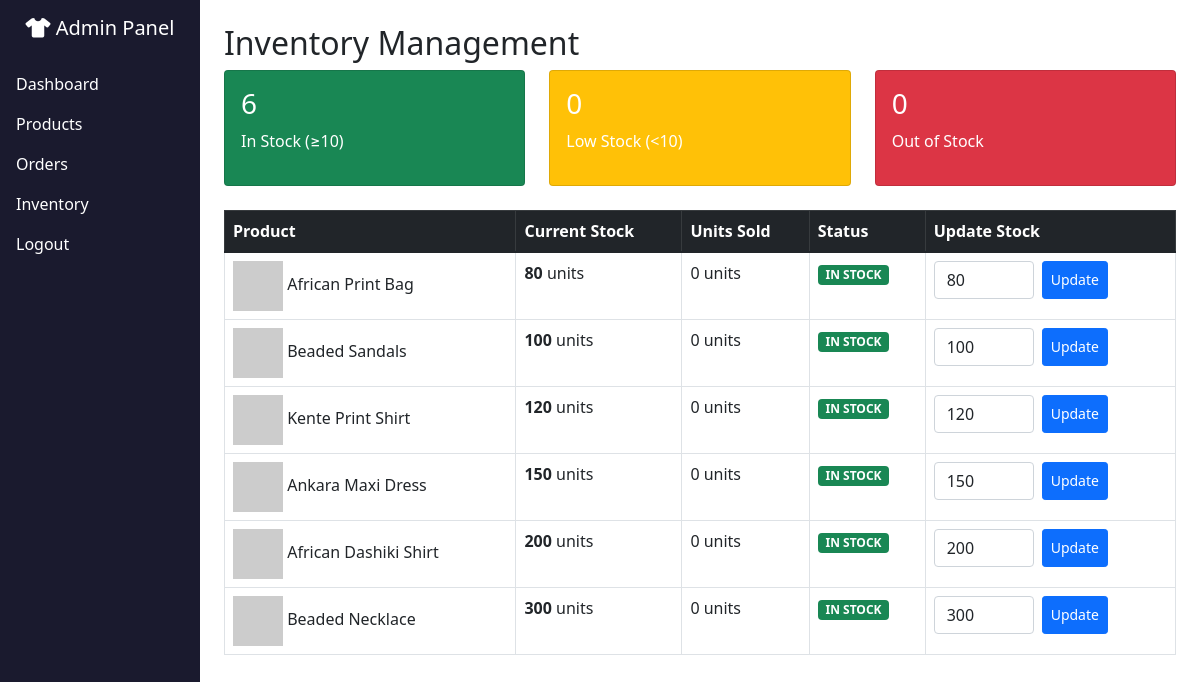
Screenshot of /admin/inventory.php (signed in) with the database file from the repository.
### tables this page shows
CREATE TABLE products (
    id INT AUTO_INCREMENT PRIMARY KEY,
    name VARCHAR(255) NOT NULL,
    slug VARCHAR(255) UNIQUE NOT NULL,
    description TEXT,
    short_description VARCHAR(500),
    price_usd DECIMAL(10,2) NOT NULL,
    compare_price_usd DECIMAL(10,2) DEFAULT NULL,
    category_id INT,
    brand VARCHAR(100),
    sizes VARCHAR(200),
    colors VARCHAR(200),
    stock_quantity INT DEFAULT 0,
    sku VARCHAR(100) UNIQUE,
    images TEXT,
    featured BOOLEAN DEFAULT 0,
    trending BOOLEAN DEFAULT 0,
    best_seller BOOLEAN DEFAULT 0,
    new_arrival BOOLEAN DEFAULT 0,
    sold_count INT DEFAULT 0,
    views INT DEFAULT 0,
    status ENUM('active','inactive') DEFAULT 'active',
    created_at TIMESTAMP DEFAULT CURRENT_TIMESTAMP,
    FOREIGN KEY (category_id) REFERENCES categories(id) ON DELETE SET NULL
);

### admin/inventory.php (the view, shortened to what this page needs)
<?php
require_once '../config/config.php';
$products = $pdo->query("SELECT * FROM products ORDER BY stock_quantity ASC")->fetchAll();
$lowStock = array_filter($products, function($p) { return $p['stock_quantity'] < 10 && $p['stock_quantity'] > 0; });
$outOfStock = array_filter($products, function($p) { return $p['stock_quantity'] == 0; });
$inStock = array_filter($products, function($p) { return $p['stock_quantity'] >= 10; });
?>
<!DOCTYPE html>
<html><head><link href="https://cdn.jsdelivr.net/npm/bootstrap@5.1.3/dist/css/bootstrap.min.css" rel="stylesheet"><link rel="stylesheet" href="https://cdnjs.cloudflare.com/ajax/libs/font-awesome/6.0.0/css/all.min.css"></head>
<body><div class="container-fluid"><div class="row"><div class="col-md-2 p-0 sidebar"><div class="text-center py-3"><h5 class="text-white"><i class="fas fa-tshirt"></i> Admin Panel</h5></div><nav class="nav flex-column"><a class="nav-link" href="index.php">Dashboard</a><a class="nav-link" href="products.php">Products</a><a class="nav-link" href="orders.php">Orders</a><a class="nav-link active" href="inventory.php">Inventory</a><a class="nav-link" href="logout.php">Logout</a></nav></div><div class="col-md-10 p-4"><h2>Inventory Management</h2><div class="row mb-4"><div class="col-md-4"><div class="card text-white bg-success"><div class="card-body"><h3><?php echo count($inStock); ?></h3><p>In Stock (≥10)</p></div></div></div><div class="col-md-4"><div class="card text-white bg-warning"><div class="card-body"><h3><?php echo count($lowStock); ?></h3><p>Low Stock (<10)</p></div></div></div><div class="col-md-4"><div class="card text-white bg-danger"><div class="card-body"><h3><?php echo count($outOfStock); ?></h3><p>Out of Stock</p></div></div></div></div><?php if(isset($_GET['msg'])): ?><div class="alert alert-success">Stock updated successfully!</div><?php endif; ?><?php if(count($lowStock) > 0): ?><div class="alert alert-warning"><h5><i class="fas fa-exclamation-triangle"></i> Low Stock Alert!</h5><?php foreach($lowStock as $p): ?><div><strong><?php echo htmlspecialchars($p['name']); ?></strong> - Only <?php echo $p['stock_quantity']; ?> units remaining. <strong>Restock needed!</strong></div><?php endforeach; ?></div><?php endif; ?><div class="table-responsive"><table class="table table-bordered"><thead class="table-dark"><tr><th>Product</th><th>Current Stock</th><th>Units Sold</th><th>Status</th><th>Update Stock</th></tr></thead><tbody><?php foreach($products as $p): $rowClass = $p['stock_quantity']==0?'stock-out':($p['stock_quantity']<10?'stock-low':''); $images = $p['images'] ? json_decode($p['images'], true) : ['placeholder.jpg']; ?><tr class="<?php echo $rowClass; ?>"><td><img src="../assets/uploads/<?php echo $images[0]; ?>" width="50" height="50" style="object-fit:cover" onerror="this.src='https://via.placeholder.com/50'"> <?php echo htmlspecialchars($p['name']); ?></td><td><strong><?php echo $p['stock_quantity']; ?></strong> units</td><td><?php echo $p['sold_count']; ?> units</td><td><?php if($p['stock_quantity']==0): ?><span class="badge bg-danger">OUT OF STOCK</span><?php elseif($p['stock_quantity']<10): ?><span class="badge bg-warning">LOW STOCK</span><?php else: ?><span class="badge bg-success">IN STOCK</span><?php endif; ?></td><td><form method="POST" class="d-flex"><input type="hidden" name="product_id" value="<?php echo $p['id']; ?>"><input type="number" name="stock_quantity" value="<?php echo $p['stock_quantity']; ?>" class="form-control me-2" style="width:100px" min="0"><button type="submit" name="update_stock" class="btn btn-primary btn-sm">Update</button></form></td></tr><?php endforeach; ?></tbody></table></div></div></div></div></body>
</html>

### admin/inventory.php (style rules this page uses)
.sidebar { min-height:100vh;background:#1a1a2e; }
.sidebar .nav-link { color:white;padding:12px20px; }

### rows the page displays
products: name "African Print Bag", stock_quantity "80", sold_count "0", shows "IN STOCK"
products: name "Beaded Sandals", stock_quantity "100", sold_count "0", shows "IN STOCK"
products: name "Kente Print Shirt", stock_quantity "120", sold_count "0", shows "IN STOCK"
products: name "Ankara Maxi Dress", stock_quantity "150", sold_count "0", shows "IN STOCK"
products: name "African Dashiki Shirt", stock_quantity "200", sold_count "0", shows "IN STOCK"
products: name "Beaded Necklace", stock_quantity "300", sold_count "0", shows "IN STOCK"

### other values shown
count($inStock) "6"
count($lowStock) "0"
count($outOfStock) "0"
